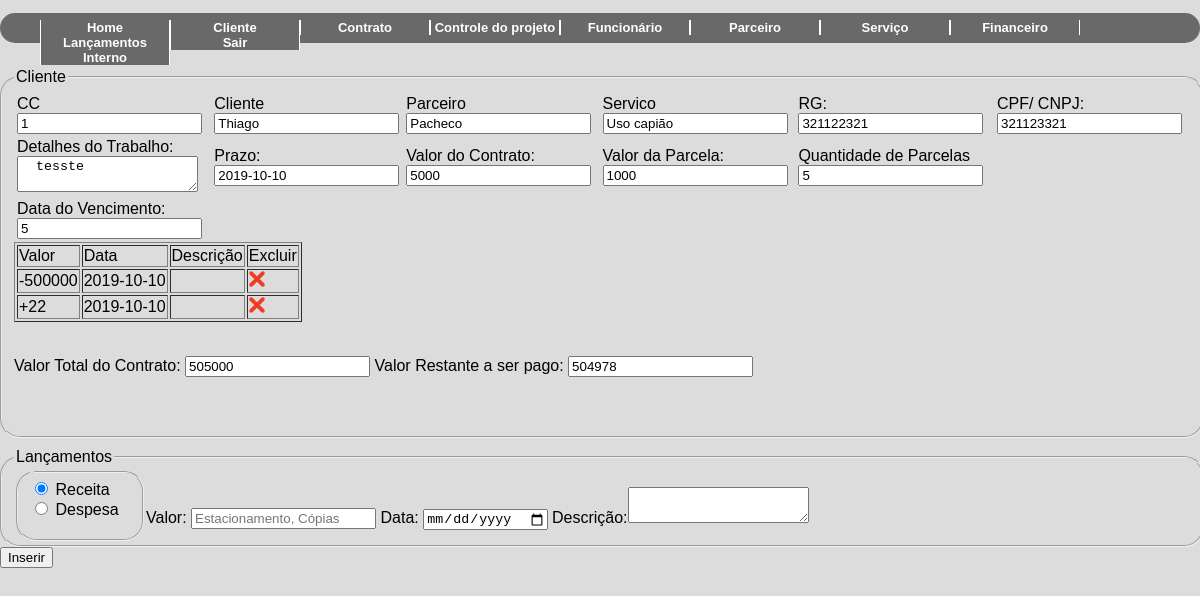
Page /lancamentos.php?acao=edit&func=1 (signed in) on the earlier database version.
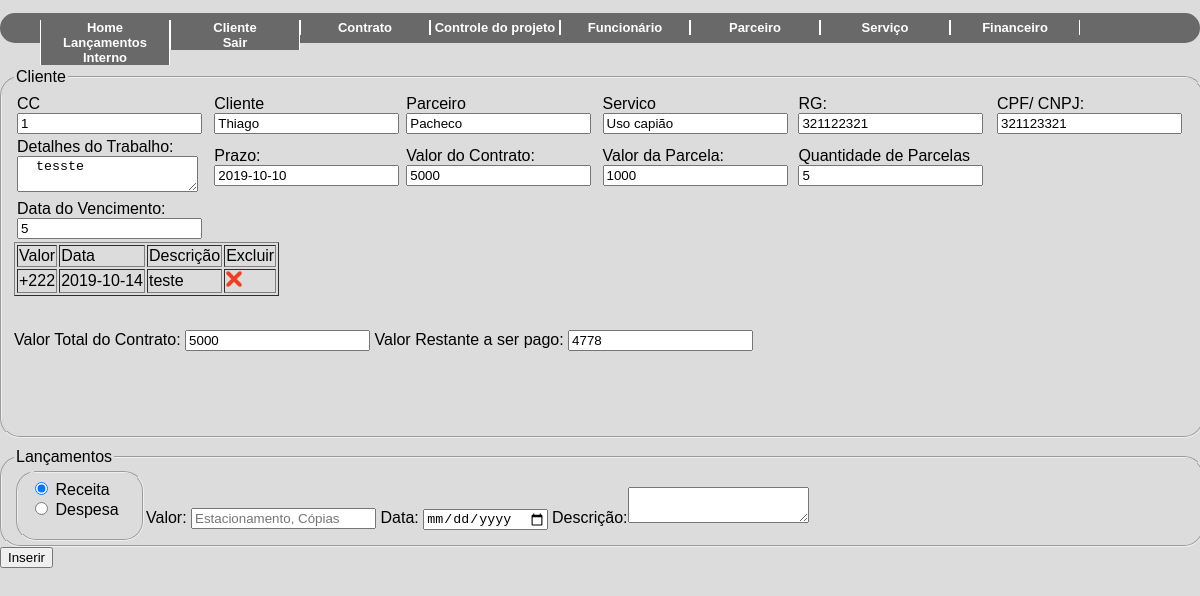
Same page on the later database version.
### tables this page shows
CREATE TABLE IF NOT EXISTS `despesa_proj` (
  `ID` int(11) NOT NULL AUTO_INCREMENT,
  `ID_CONT` int(11) DEFAULT NULL,
  `id_cli` int(11) DEFAULT NULL,
  `DATA` date DEFAULT NULL,
  `VALOR` decimal(10,0) DEFAULT NULL,
  `descricao` varchar(100) DEFAULT NULL,
  PRIMARY KEY (`ID`),
  KEY `fk_conti` (`ID_CONT`),
  KEY `fk_cli_desp` (`id_cli`)
);

CREATE TABLE IF NOT EXISTS `receita_proj` (
  `ID` int(11) NOT NULL AUTO_INCREMENT,
  `ID_CONT` int(11) DEFAULT NULL,
  `id_cli` int(11) DEFAULT NULL,
  `DATA` date DEFAULT NULL,
  `VALOR` decimal(10,0) DEFAULT NULL,
  `descricao` varchar(100) DEFAULT NULL,
  PRIMARY KEY (`ID`),
  KEY `fk_cont` (`ID_CONT`),
  KEY `fk_cli_receita` (`id_cli`)
);

CREATE TABLE IF NOT EXISTS `cliente` (
  `id` int(11) NOT NULL AUTO_INCREMENT,
  `pessoa` varchar(8) DEFAULT NULL,
  `nome` varchar(50) DEFAULT NULL,
  `cpf` varchar(11) DEFAULT NULL,
  `rg` varchar(9) DEFAULT NULL,
  `cnpj` varchar(14) DEFAULT NULL,
  `razao` varchar(50) DEFAULT NULL,
  `inscricao` int(15) DEFAULT NULL,
  `representante` varchar(50) DEFAULT NULL,
  `sexo` varchar(1) DEFAULT NULL,
  `observacao` varchar(500) DEFAULT NULL,
  `id_parc` int(11) DEFAULT NULL,
  PRIMARY KEY (`id`),
  KEY `fk_parc` (`id_parc`)
);

CREATE TABLE IF NOT EXISTS `contrato` (
  `ID` int(11) NOT NULL AUTO_INCREMENT,
  `ID_Cliente` int(11) DEFAULT NULL,
  `ID_Servico` int(11) DEFAULT NULL,
  `Detalhes` varchar(500) DEFAULT NULL,
  `PRAZO` date DEFAULT NULL,
  `Valor` decimal(10,0) DEFAULT NULL,
  `qnt_parcela` decimal(10,0) DEFAULT NULL,
  `VENCIMENTO` varchar(2) DEFAULT NULL,
  PRIMARY KEY (`ID`),
  KEY `fk_cli` (`ID_Cliente`),
  KEY `fk_servi` (`ID_Servico`)
);

CREATE TABLE IF NOT EXISTS `parceiro` (
  `id_parc` int(11) NOT NULL AUTO_INCREMENT,
  `nome` varchar(50) NOT NULL,
  PRIMARY KEY (`id_parc`)
);

CREATE TABLE IF NOT EXISTS `servico` (
  `id` int(11) NOT NULL AUTO_INCREMENT,
  `servico` varchar(30) DEFAULT NULL,
  PRIMARY KEY (`id`)
);

### classes/contrato.class.php (called while the page is built, shortened)
<?php
require_once 'Conexao.class.php';
require_once 'funcoes.class.php';
class Contrato{
    public function __construct(){
        $this->con = new conexao();
    }
    public function querySelecionalan($dado){
        try{
            $this->id = $dado;
            $cst = $this->con->conect()->prepare("SELECT contrato.ID as cc, cliente.id as id_cli, cliente.nome as nome_cli, cliente.rg as rg_cli, cliente.cpf as cpf_cli, contrato.Detalhes as detalhes, servico.servico as serico, parceiro.nome AS parceiro,
            contrato.PRAZO as prazo, contrato.Valor as valor, contrato.qnt_parcela as parcela, contrato.VENCIMENTO as vencimento from cliente INNER JOIN contrato ON contrato.ID_Cliente = cliente. ID INNER JOIN servico ON servico.id = contrato.ID_Servico INNER JOIN parceiro ON parceiro.id_parc = cliente.id_parc WHERE contrato.id = :id;");
            $cst->bindParam(":id", $this->id, PDO::PARAM_INT);
            $cst->execute();
            return $cst->fetch();
        } catch (PDOException $ex) {
            return 'error '.$ex->getMessage();
        }
    }
    public function querySelectDesp($id){
        try{
            $cst = $this->con->conect()->prepare("SELECT * FROM `despesa_proj` WHERE `ID_CONT` = $id");
            $cst->execute();
            return $cst->fetchAll();
        }catch(PDOException $ex){
        }
    }
    public function querySelectRec($id){
        try{
            $cst = $this->con->conect()->prepare("SELECT * FROM `receita_proj` WHERE `ID_CONT` = $id");
            $cst->execute();
            return $cst->fetchAll();
        }catch(PDOException $ex){
        }
    }
}
?>

### classes/Conexao.class.php (called while the page is built)
<?php
class conexao{
    private $usuario;
    private $senha;
    private $banco;
    private $servidor;
    private static $pdo;
    public function __construct(){
        $this->servidor = "localhost";
        $this->banco = "teste2";
        $this->usuario =  "root";
        $this->senha = "";
    }
    public function conect(){
        try{
            if(is_null(self::$pdo)){
                self::$pdo = new PDO("mysql:host=".$this->servidor.";dbname=".$this->banco, $this->usuario, $this->senha);
            }
            return self::$pdo;
        } catch (PDOException $ex) {
			echo $ex->getMessage();
        }
    }
}
?>

### classes/funcoes.class.php (called while the page is built, shortened)
<?php
class funcoes{
    public function tratarCaracter($vlr, $tipo){
        switch($tipo){
            case 1: $rst = utf8_decode($vlr); break;
            case 2: $rst = htmlentities($vlr, ENT_QUOTES, "ISO-8859-1"); break;
        }
        return $rst;
    }
}
?>

### classes/receita.class.php (called while the page is built, shortened)
<?php
require_once 'Conexao.class.php';
require_once 'funcoes.class.php';
class Receita{
    public function __construct(){
        $this->con = new conexao();
    }
    public function querySomadespesa($dados){
        try{
            $cst = $this->con->conect()->prepare("SELECT sum(VALOR) as despesa FROM despesa_proj WHERE ID_CONT = $dados");
            $cst -> execute();
            return $cst->fetch();
        }catch(PDOException $ex){
        }
    }
    public function querySomareceita($dados){
        try{
            $cst = $this->con->conect()->prepare("SELECT sum(VALOR) as receita FROM receita_proj WHERE ID_CONT = $dados");
            $cst -> execute();
            return $cst->fetch();
        }catch(PDOException $ex){
        }
    }
}
?>

### lancamentos.php (the view, shortened to what the changed rows need)
<!DOCTYPE html>
<?php
    require_once 'classes/funcoes.class.php';
    require_once 'classes/receita.class.php';
    require_once 'classes/contrato.class.php';
    $objFc = new Funcoes();
    $objfn = new Receita();
    $objct = new Contrato();
    if(isset($_GET['acao'])){
        switch($_GET['acao']){
            case 'edit': $func = $objct->querySelecionalan($_GET['func']);
                        $desp = $objfn->querySomadespesa($_GET['func']);
                        $recei = $objfn->querySomareceita($_GET['func']);
            break;
        }
    }
?>
<html lang="pt-br">
<head>
    <link rel="stylesheet" type="text/css" href="style/style2.css">
</head>
<body>
<?php include_once("header.php"); ?>
        <div style="height:180px">
            <fieldset id="dadosFin" style="height:350px;  float:left; margin-top: 10px; margin-left:auto; margin-right: auto;  width:98%; border-radius:20px 20px 20px 20px ">
                <form action="" method = "POST">
                    <table style="HEIGHT:100%; WIDTH:100%;">
                        <tr align="left " bottom="middle ">
                            <td> CC <input type="text"  value="<?=$objFc->tratarCaracter((isset($func['cc']))?($func['cc']):(''), 2)?>" name='id_cont'> </td>
                            <td> Cliente  <input type="text"  value="<?=$objFc->tratarCaracter((isset($func['nome_cli']))?($func['nome_cli']):(''), 2)?>" id="search0 " maxlength="5 " placeholder="CLIENTE "></td>
                            <td> Parceiro <input type="text"  value="<?=$objFc->tratarCaracter((isset($func['parceiro']))?($func['parceiro']):(''), 2)?>" id="search0 " maxlength="5 " placeholder="CLIENTE "></td>
                            <td> Servico  <input type="text"  value="<?=$objFc->tratarCaracter((isset($func['serico']))?($func['serico']):(''), 2)?>" id="search0 " maxlength="5 " placeholder="CLIENTE "> </td>
                            <td><label for="cRG ">RG: </label><input type="number" value="<?=$objFc->tratarCaracter((isset($func['rg_cli']))?($func['rg_cli']):(''), 2)?>"name="tRG " id="cRG " size="10 " maxlength="10 " placeholder="00.000.000-0 " /></td>
                            <td><label for="cCC ">CPF/ CNPJ: </label><input type="number"  value="<?=$objFc->tratarCaracter((isset($func['cpf_cli']))?($func['cpf_cli']):(''), 2)?>" name="tCC " id="cCC " size="14 " maxlength="14 " placeholder="000.000.000-00 " /></td>
                        </tr>
                        <tr>
                        <?php
                        $valorparcela = $func['valor'] / $func['parcela']; ?>
                            <td><label for="dTrabalho ">Detalhes do Trabalho:</label><textarea id="dTrabalho" name="detalhes" rows="0" cols="20" maxlength="20"> <?=$objFc->tratarCaracter((isset($func['detalhes']))?($func['detalhes']):(''), 2)?>  </textarea></td>
                            <td><label for="cPrazo ">Prazo:</label><input type="text" value="<?=$objFc->tratarCaracter((isset($func['prazo']))?($func['prazo']):(''), 2)?>" name="prazo"></td>
                            <td><label for="cValorT ">Valor do Contrato: </label> <input type="number" value="<?=$objFc->tratarCaracter((isset($func['valor']))?($func['valor']):(''), 2)?>"  name="tValorT " id="cValorT " min="0 " max="99999 " placeholder="R$1.000 " /></td>
                            <td><label for="cValorP ">Valor da Parcela: </label><input type="number" name="tValorT" id="cValorT" value="<?php echo($valorparcela); ?>" min="0 " max="99999 " placeholder="R$1.000 " /></td>
                            <td><label for="cParcelas ">Quantidade de Parcelas </label> <input type="number" value="<?=$objFc->tratarCaracter((isset($func['parcela']))?($func['parcela']):(''), 2)?>"  name="tValorT " id="cValorT " min="0 " max="99999 " placeholder="R$1.000 " /> </td>
                        </tr>
                        <tr>
                            <td>Data do Vencimento:<input type="text" value="<?=$objFc->tratarCaracter((isset($func['vencimento']))?($func['vencimento']):(''), 2)?>"  /></td>
                        </tr>
                    </table>
                    <table border="1">
                        <thead>
                            <tr>
                                <td> Valor </td>
                                <td> Data </td>
                                <td> Descrição  </td>
                                <td> Excluir  </td>
                            </tr>
                        </thead>
                        <?php
                            $rec = $objct->querySelectRec($_GET['func']);
                            $des = $objct->querySelectDesp($_GET['func']);
                            array_map (function($rec,$des){
                                require_once 'classes/funcoes.class.php';
                                require_once 'classes/receita.class.php';
                                require_once 'classes/contrato.class.php';
                                $objFc = new Funcoes();
                        ?>
                        <tbody>
                            <?php if ($des['VALOR'] != ''){ ?>
                                <tr>
                                    <td><?php echo ('-'.$objFc->tratarCaracter($des['VALOR'], 2));        ?></td>
                                    <td><?php echo ($objFc->tratarCaracter($des['DATA'],1));    ?></td>
                                    <td><?php echo ($objFc->tratarCaracter($des['descricao'],1));    ?></td>
                                    <td> <div class="excluir"> <a href="?acao=deld&func=<?=$objFc->tratarCaracter($_GET['func'], 1)?>&delet=<?=$des['ID']?>" /> <img src="img/ico-excluir.png" width="16" height="16" alt="Excluir"></a></div> </td>
                                </tr>
                            <?php
                            } if ($rec['VALOR'] != ''){ ?>
                                <tr>
                                        <td><?php echo ('+'.$objFc->tratarCaracter($rec['VALOR'], 2));        ?></td>
                                        <td><?php echo ($objFc->tratarCaracter($rec['DATA'],1));    ?></td>
                                        <td><?php echo ($objFc->tratarCaracter($rec['descricao'],1));    ?></td>
                                        <td> <div class="excluir"> <a href="?acao=delr&func=<?=$objFc->tratarCaracter($_GET['func'], 1)?>&delet=<?=$rec['ID']?>" /> <img src="img/ico-excluir.png" width="16" height="16" alt="Excluir"></a></div> </td>
                                    </tr>
                            <?php
                            }
                            }, $rec,$des); ?>
                        </tbody>
                    </table>
                    <br><p>
                    <?php
                        $contrato =  $func['valor'];
                        $receita = $recei['receita'];
                        $despesa = $desp['despesa'];
                        $valortotal = $contrato+$despesa;
                        $final = $valortotal - $receita;
                    ?>
                    Valor Total do Contrato:  <input type="number" readonly="true" name="tValorT " id=""    value="<?php echo($valortotal); ?>" min="0 " max="99999 " placeholder="R$1.000 " />
                    Valor Restante a ser pago: </label> <input type="number" readonly="true" name="tValorT" value="<?php echo($final); ?>" id="cValorT " min="0 " max="99999 " placeholder="R$1.000 " /></td>
            </fieldset>
</body>
</html>

Differences in the rows shown:
removed despesa_proj: VALOR "500000", DATA "2019-10-10"
removed receita_proj: VALOR "22", DATA "2019-10-10"
shown differently, row unchanged: cliente "Thiago": Valor (not shown) → "5000"
added receita_proj: VALOR "222", DATA "2019-10-14", descricao "teste"
Other differences:
form field tValorT: "504978" → "4778"
form field value: "505000" → (not shown)
